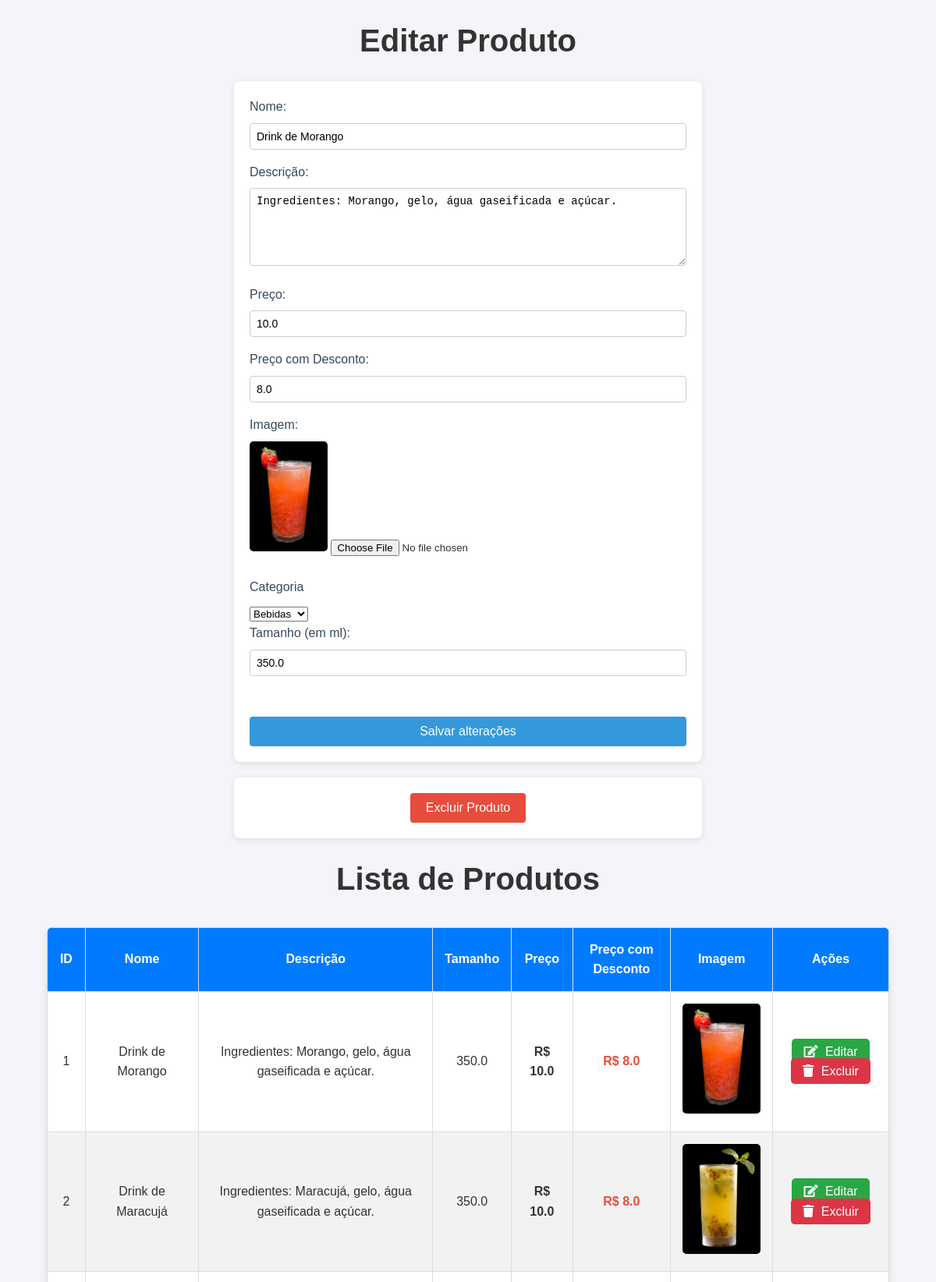
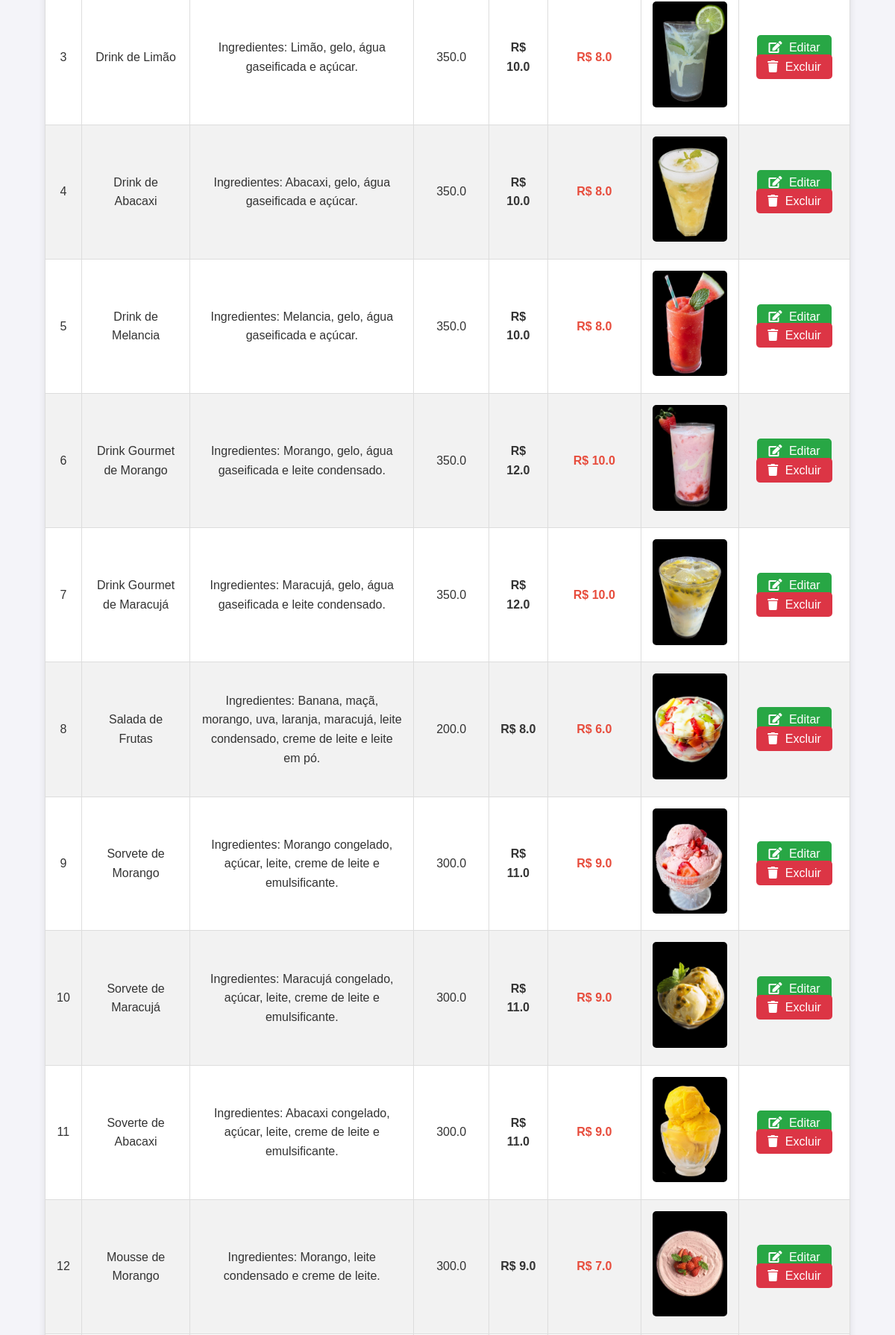
Page /crud/1 (upper part) on the committed database (2 pictures, top to bottom).
### main.py (models this page shows)
class Produto(db.Model):
    id = db.Column(db.Integer, primary_key=True)
    nome = db.Column(db.String(100), nullable=False)
    descricao = db.Column(db.String(200), nullable=False)
    tamanho = db.Column(db.Float, nullable=False)
    preco = db.Column(db.Float, nullable=False)
    preco_desconto = db.Column(db.Float, nullable=True)
    image = db.Column(db.String(250), nullable=False)
    categoria = db.Column(db.String(50), nullable=False)  # Adicionando a categoria

### main.py (the view, shortened to what this page needs)
@app.route('/crud', methods=['GET', 'POST'])
@app.route('/crud/<int:id>', methods=['GET', 'POST'])
def crud(id=None):
    produto = Produto.query.get(id) if id else None
    produtos = Produto.query.all()
    return render_template('crud.html', produto=produto, produtos=produtos)

### templates/crud.html (shortened to what this page needs)
<!DOCTYPE html>
<html lang="pt-BR">
<head>
    <link rel="stylesheet" href="/static/crud.css">
    <link rel="stylesheet" href="/static/listagem.css">
    <link rel="stylesheet" href="https://cdnjs.cloudflare.com/ajax/libs/font-awesome/5.15.4/css/all.min.css">
</head>
<body>
    <h1>{{ 'Editar Produto' if produto else 'Criar Produto' }}</h1>
    <form method="POST" enctype="multipart/form-data">
        <label for="nome">Nome:</label>
        <input type="text" name="nome" value="{{ produto.nome if produto else '' }}" required><br>
        <label for="descricao">Descrição:</label>
        <textarea name="descricao" required>{{ produto.descricao if produto else '' }}</textarea><br>
        <label for="preco">Preço:</label>
        <input type="number" step="0.01" name="preco" value="{{ produto.preco if produto else '' }}" required><br>
        <label for="preco_desconto">Preço com Desconto:</label>
        <input type="number" step="0.01" name="preco_desconto" value="{{ produto.preco_desconto if produto else '' }}"><br>
        <label for="image">Imagem:</label>
        {% if produto.image %}
        <img src="/{{ produto.image }}" alt="{{ produto.nome }}" width="100">
        <input type="file" name="image"><br><br>
        {% else %}
        <input type="file" name="image" required><br><br>
        {% endif %}
        <label for="categoria">Categoria</label>
        <select id="categoria" name="categoria" required>
            <option value="bebidas" {% if produto and produto.categoria == 'bebidas' %}selected{% endif %}>Bebidas</option>
        </select>
        <label for="tamanho">Tamanho (em ml):</label>
        <input type="number" step="0.01" name="tamanho" value="{{ produto.tamanho if produto else '' }}" required><br><br>
        <button type="submit">{{ 'Salvar alterações' if produto else 'Criar Produto' }}</button>
    </form>
    {% if produto %}
    <form action="{{ url_for('delete', id=produto.id) }}" method="POST">
        <button type="submit" class="btn-delete">Excluir Produto</button>
    </form>
    {% endif %}
    <h1>Lista de Produtos</h1>
    <table>
        <thead>
            <tr>
                <th>ID</th>
                <th>Nome</th>
                <th>Descrição</th>
                <th>Tamanho</th>
                <th>Preço</th>
                <th>Preço com Desconto</th>
                <th>Imagem</th>
                <th>Ações</th>
            </tr>
        </thead>
        <tbody>
            {% for produto in produtos %}
            <tr>
                <td>{{ produto.id }}</td>
                <td>{{ produto.nome }}</td>
                <td>{{ produto.descricao }}</td>
                <td>{{ produto.tamanho }}</td>
                <td class="price">R$ {{ produto.preco }}</td>
                <td class="price discount-price">R$ {{ produto.preco_desconto }}</td>
                <td><img src="/{{ produto.image }}" alt="{{ produto.nome }}"></td>
                <td>
                    <a href="/crud/{{produto.id}}" class="btn btn-edit">
                        <i class="fas fa-edit"></i> Editar
                    </a>
                    <a href="/delete/{{produto.id}}" onclick="return confirm('Deseja realmente excluir?')" class="btn btn-delete">
                        <i class="fas fa-trash"></i> Excluir
                    </a>
                </td>
            </tr>
            {% endfor %}
        </tbody>
    </table>
</body>
</html>

### static/crud.css (style rules this page uses)
* { margin: 0; padding: 0; box-sizing: border-box; }
body { font-family: Arial, sans-serif; background-color: #f4f4f4; color: #333; line-height: 1.6; padding: 20px; }
h1 { text-align: center; margin-bottom: 20px; font-size: 24px; color: #2c3e50; }
form { max-width: 600px; margin: 0 auto; background-color: #fff; padding: 20px; border-radius: 8px; box-shadow: 0 2px 10px rgba(0, 0, 0, 0.1); }
label { display: block; font-size: 16px; margin-bottom: 8px; color: #34495e; }
input[type="text"], input[type="number"], textarea { width: 100%; padding: 8px; margin-bottom: 16px; border: 1px solid #ccc; border-radius: 4px; font-size: 14px; }
textarea { height: 100px; resize: vertical; }
button { background-color: #3498db; color: #fff; padding: 10px 20px; border: none; border-radius: 4px; font-size: 16px; cursor: pointer; width: 100%; transition: background-color 0.3s ease; }
form > button { margin-top: 10px; }
form[action*="delete"] { margin-top: 20px; text-align: center; }
form[action*="delete"] button { background-color: #e74c3c; width: auto; margin: 0 auto; display: inline-block; }

### static/listagem.css (style rules this page uses)
body { font-family: 'Arial', sans-serif; background-color: #f4f4f9; margin: 0; padding: 0; }
h1 { text-align: center; margin-top: 20px; font-size: 2.5rem; color: #333; }
.btn i { margin-right: 5px; }
a { text-decoration: none; font-size: 1.2rem; color: #007bff; background-color: #f8f9fa; padding: 10px 20px; border-radius: 5px; transition: background-color 0.3s ease; }
table { width: 90%; margin: 30px auto; border-collapse: collapse; background-color: white; box-shadow: 0 4px 10px rgba(0, 0, 0, 0.1); border-radius: 8px; overflow: hidden; }
th, td { padding: 15px; text-align: center; border: 1px solid #ddd; }
th { background-color: #007bff; color: white; }
tr:nth-child(even) { background-color: #f2f2f2; }
img { max-width: 100px; height: auto; border-radius: 5px; }
.price { font-weight: bold; }
.discount-price { color: #e74c3c; }
.btn { padding: 8px 15px; font-size: 1rem; border-radius: 5px; text-decoration: none; color: white; display: inline; margin: 5px; }
.btn-edit { background-color: #28a745; }
.btn-delete { background-color: #dc3545; }

### rows in the picture
Produto: nome "Drink de Morango", descricao "Ingredientes: Morango, gelo, água gaseificada e açúcar.", preco "10.0", preco_desconto "8.0", image (picture), categoria "Bebidas", tamanho "350.0", id "1"
Produto: id "2", nome "Drink de Maracujá", descricao "Ingredientes: Maracujá, gelo, água gaseificada e açúcar.", tamanho "350.0", preco "10.0", preco_desconto "8.0", image (picture)
Produto: id "3", nome "Drink de Limão", descricao "Ingredientes: Limão, gelo, água gaseificada e açúcar.", tamanho "350.0", preco "10.0", preco_desconto "8.0", image (picture)
Produto: id "4", nome "Drink de Abacaxi", descricao "Ingredientes: Abacaxi, gelo, água gaseificada e açúcar.", tamanho "350.0", preco "10.0", preco_desconto "8.0", image (picture)
Produto: id "5", nome "Drink de Melancia", descricao "Ingredientes: Melancia, gelo, água gaseificada e açúcar.", tamanho "350.0", preco "10.0", preco_desconto "8.0", image (picture)
Produto: id "6", nome "Drink Gourmet de Morango", descricao "Ingredientes: Morango, gelo, água gaseificada e leite condensado.", tamanho "350.0", preco "12.0", preco_desconto "10.0", image (picture)
Produto: id "7", nome "Drink Gourmet de Maracujá", descricao "Ingredientes: Maracujá, gelo, água gaseificada e leite condensado.", tamanho "350.0", preco "12.0", preco_desconto "10.0", image (picture)
Produto: id "8", nome "Salada de Frutas", descricao "Ingredientes: Banana, maçã, morango, uva, laranja, maracujá, leite condensado, creme de leite e leite em pó.", tamanho "200.0", preco "8.0", preco_desconto "6.0", image (picture)
Produto: id "9", nome "Sorvete de Morango", descricao "Ingredientes: Morango congelado, açúcar, leite, creme de leite e emulsificante.", tamanho "300.0", preco "11.0", preco_desconto "9.0", image (picture)
Produto: id "10", nome "Sorvete de Maracujá", descricao "Ingredientes: Maracujá congelado, açúcar, leite, creme de leite e emulsificante.", tamanho "300.0", preco "11.0", preco_desconto "9.0", image (picture)
Produto: id "11", nome "Soverte de Abacaxi", descricao "Ingredientes: Abacaxi congelado, açúcar, leite, creme de leite e emulsificante.", tamanho "300.0", preco "11.0", preco_desconto "9.0", image (picture)
Produto: id "12", nome "Mousse de Morango", descricao "Ingredientes: Morango, leite condensado e creme de leite.", tamanho "300.0", preco "9.0", preco_desconto "7.0", image (picture)

### other values in the picture
{{ 'Editar Produto' if produto else 'Criar Produto' }} "Editar Produto"
{{ 'Salvar alterações' if produto else 'Criar Produto' }} "Salvar alterações"
